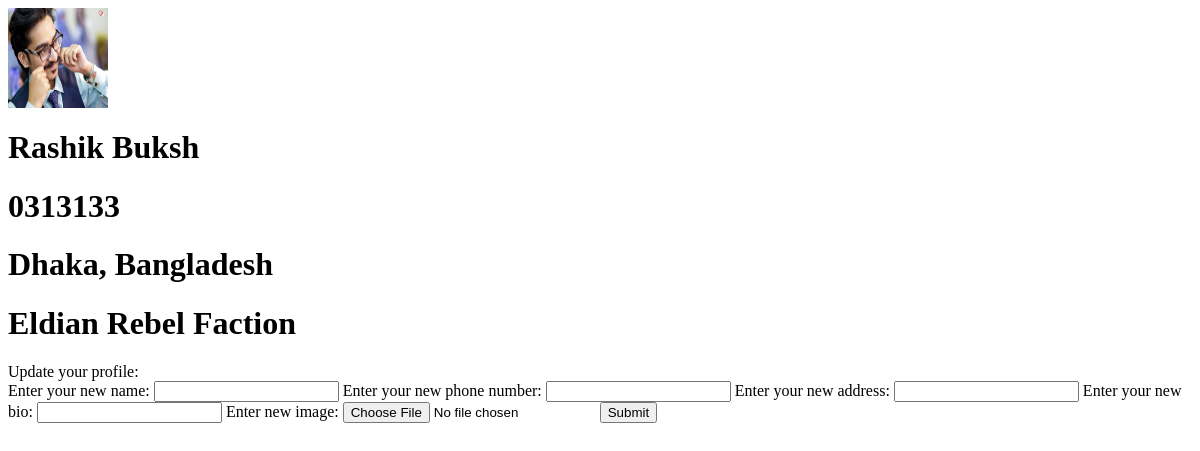
The page /main/user_profile/ (signed in) on the database as committed earlier.
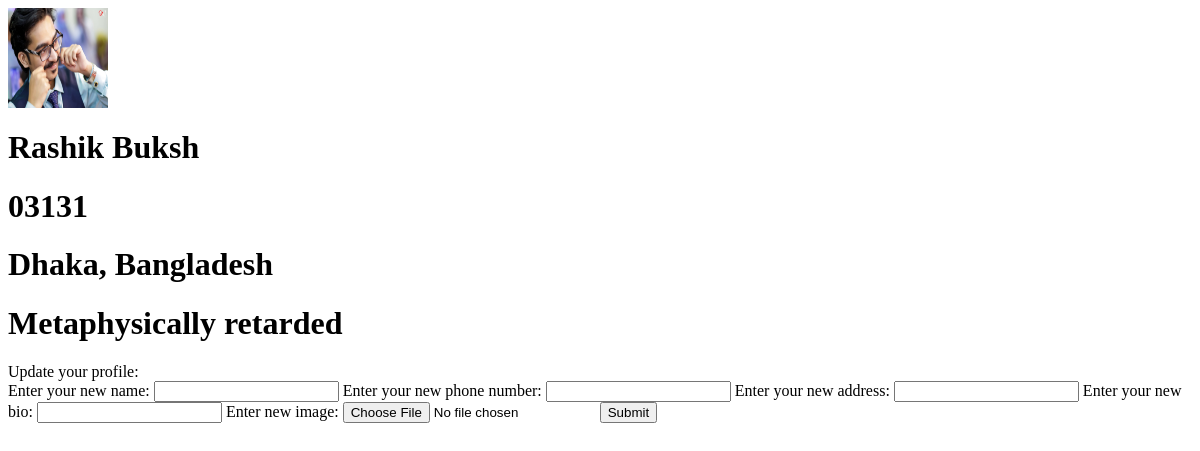
The same page on the database as committed later.
### main/models.py (models this page shows)
class userProfile(models.Model):
    user = models.OneToOneField(settings.AUTH_USER_MODEL, null=True, on_delete=models.CASCADE)
    user_name = models.CharField(max_length=300, null=True)
    user_phone = models.CharField(max_length=20, null=True)
    user_address = models.CharField(max_length=20, null=True)
    date = models.DateTimeField(auto_now_add=True)
    bio = models.CharField(max_length=300, null=True)
    user_image = models.ImageField(blank=True, null=True, upload_to='media')

### main/views.py (the view)
@login_required(login_url="/account/login/")
def UserProfile(request):
    primaryKey = request.POST.get('primaryKey')
    if primaryKey is None:
        primaryKey = 1
    instance = userProfile.objects.get(id=primaryKey)
    UserProfile.user_name = request.POST.get('user_name')
    UserProfile.phone = request.POST.get('phone_number')
    UserProfile.address = request.POST.get('address')
    UserProfile.bio = request.POST.get('bio')
    UserProfile.image = request.FILES.get('image')
    if UserProfile.user_name is not None and UserProfile.user_name != '':
        instance.user_name = UserProfile.user_name
    if UserProfile.phone is not None and UserProfile.phone != '':
        instance.user_phone = UserProfile.phone
    if UserProfile.address is not None and UserProfile.address != '':
        instance.user_address = UserProfile.address
    if UserProfile.bio is not None and UserProfile.bio!= '':
        instance.bio = UserProfile.bio
    if UserProfile.image is not None:
        instance.user_image = UserProfile.image
    instance.save()
    profile = userProfile.objects.all()
    profile2 = userProfile.objects.filter(user=request.user).first()
    b = ''
    if profile2 is None:
        b = 'NoData'
    context = {}
    context['profile'] = profile
    context['booli'] = b
    context['name'] = UserProfile.user_name
    context['phone'] = UserProfile.phone
    context['address'] = UserProfile.address
    context['bio'] = UserProfile.bio
    context['image'] = UserProfile.image
    return render(request, 'main/user_profile.html', context)

### main/templates/main/User_Profile.html (shortened to what this page needs)
<html>
<body>
                        {% for profile in profile %}
                            {% if user == profile.user %}
                                    {% if profile.user_image %}
                                    <img src="{{ profile.user_image.url }}" alt="Error" height="100px" width="100px">
                                    {% endif %}
									<h1> {{ profile.user_name }} </h1>
									<h1> {{ profile.user_phone }} </h1>
									<h1> {{ profile.user_address }} </h1>
									<h1> {{ profile.bio }} </h1>
                                    Update your profile:
                                     <form method="post" autocomplete="on" enctype="multipart/form-data">
                                        Enter your new name:
                                        <input type="text" name="user_name">
                                        Enter your new phone number:
                                        <input type="text" name="phone_number">
                                        Enter your new address:
                                        <input type="text" name="address">
                                        Enter your new bio:
                                        <input type="text" name="bio">
                                         Enter new image:
                                         <input type="file" id="image" name="image">
                                        <button type="submit">
                                            Submit
                                        </button>
                                     </form>
                      {% endif %}
                        {% endfor %}
</body>
</html>

Rows that differ between the two databases and show on the page:
changed userProfile "Rashik Buksh": user_phone "0313133" → "03131"; bio "Eldian Rebel Faction" → "Metaphysically retarded"
